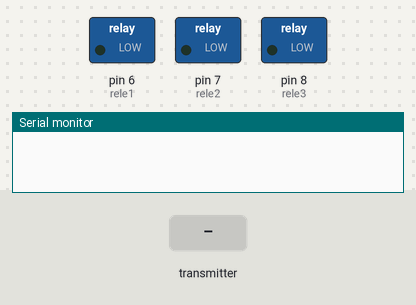
Bench run of a sketch on a simulated Arduino Uno, built with avr-gcc and run on an emulated ATmega328P. Shown: switched loads named in the sketch (green lamp = pin HIGH), the last lines printed to the serial monitor. Dashed ring = blinking. The test bench sets the inputs (shaded band). No radio packets arrive unless stated.

Above: at 1.2 s.
1.3 s: the transmitter starts sending prijem = 0
At 1.51 s:
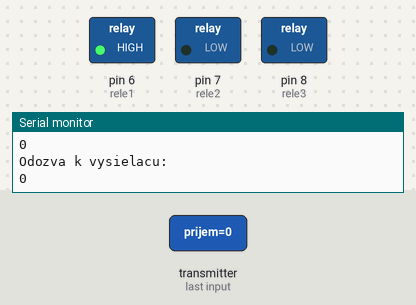
4.3 s: the transmitter starts sending prijem = 256
At 4.3 s:
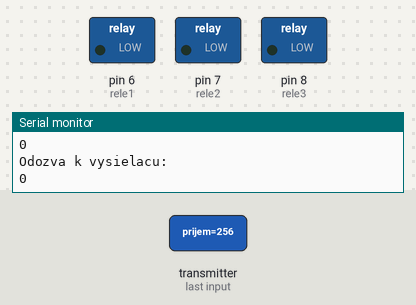
Timing chart, 0 to 7.3 s (numbered marks = the images above; inputs shaded):
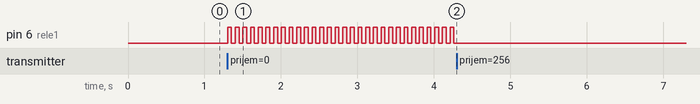

The sketch:

PRIJIMAC_3RELE.ino
```cpp
// nRF24L01 prijimac, ovladanie 3 rele od vysielaca tlacidlami
// Autor: Martin Chlebovec (martinius96)
// E-mail: martinius96@gmail.com

#include <SPI.h>
#include "RF24.h"
#define CE 4
#define CS 3
RF24 nRF(CE, CS);
int odozva = 0;
int prijem = 0;
byte adresaPrijimac[] = "prijimac00"; //adresa prijimac
byte adresaVysielac[] = "vysielac00"; //adresa vysielac
const int rele1 = 6;
const int rele2 = 7;
const int rele3 = 8;

int rele1_state = LOW;
int rele2_state = LOW;
int rele3_state = LOW;

void setup() {
  pinMode(rele1, OUTPUT);
  pinMode(rele2, OUTPUT);
  pinMode(rele3, OUTPUT);
  digitalWrite(rele1, rele1_state);
  digitalWrite(rele2, rele2_state);
  digitalWrite(rele3, rele3_state);
  Serial.begin(115200);
  nRF.begin();
  nRF.setDataRate( RF24_250KBPS );
  nRF.setPALevel(RF24_PA_LOW);
  nRF.openWritingPipe(adresaPrijimac);
  nRF.openReadingPipe(1, adresaVysielac);
  nRF.startListening();
}

void loop() {
  if ( nRF.available()) {
    while (nRF.available()) {
      nRF.read( &prijem, sizeof(prijem) );
    }
    Serial.println("Prijate data od vysielaca: ");
    Serial.println(prijem);
    Serial.println("Odozva k vysielacu: ");
    Serial.println(odozva);
    nRF.stopListening();
    nRF.write( &odozva, sizeof(odozva) );
    nRF.startListening();
    switch (prijem) {
      case 0:
        rele1_state = !rele1_state;
        digitalWrite(rele1, rele1_state);
        break;
      case 1:
        rele2_state = !rele2_state;
        digitalWrite(rele2, rele2_state);
        break;
      case 2:
        rele3_state = !rele3_state;
        digitalWrite(rele3, rele3_state);
        break;
      default:
        Serial.print("Nepridelena akcia");
        break;
    }
  }
}
```

Measured:
- after the input at 1.3 s, pin 6 (rele1): alternates HIGH for 0.05 s and LOW for 0.05 s, starting at once
- after the input at 4.3 s, pin 6 (rele1): stops changing and stays LOW
